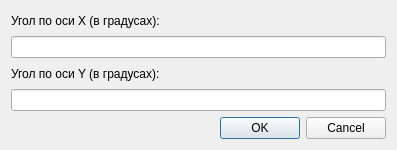
<?xml version="1.0" encoding="UTF-8"?>
<ui version="4.0">
 <class>IlluminantPlaceChooser</class>
 <widget class="QDialog" name="IlluminantPlaceChooser">
  <property name="geometry">
   <rect>
    <x>0</x>
    <y>0</y>
    <width>397</width>
    <height>150</height>
   </rect>
  </property>
  <property name="windowTitle">
   <string>Dialog</string>
  </property>
  <property name="windowIcon">
   <iconset>
    <normaloff>imgs/icon.ico</normaloff>imgs/icon.ico</iconset>
  </property>
  <layout class="QVBoxLayout" name="verticalLayout_5">
   <item>
    <layout class="QVBoxLayout" name="verticalLayout_4">
     <item>
      <widget class="QLabel" name="label_8">
       <property name="text">
        <string>Угол по оси X (в градусах):</string>
       </property>
      </widget>
     </item>
     <item>
      <widget class="QLineEdit" name="XAngleInp"/>
     </item>
     <item>
      <widget class="QLabel" name="label_9">
       <property name="text">
        <string>Угол по оси Y (в градусах):</string>
       </property>
      </widget>
     </item>
     <item>
      <widget class="QLineEdit" name="YAngleInp"/>
     </item>
     <item>
      <widget class="QDialogButtonBox" name="buttonBox_4">
       <property name="orientation">
        <enum>Qt::Horizontal</enum>
       </property>
       <property name="standardButtons">
        <set>QDialogButtonBox::Cancel|QDialogButtonBox::Ok</set>
       </property>
      </widget>
     </item>
    </layout>
   </item>
  </layout>
 </widget>
 <resources/>
 <connections/>
</ui>
